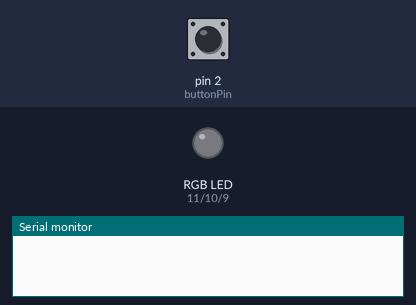
Recording of a sketch running on a simulated Arduino Uno, built with avr-gcc and run on an emulated ATmega328P. Parts: an RGB LED mixed from three pins (HIGH = lit), the last lines printed to the serial monitor. The inputs (shaded band) are chosen by the test bench; at power-on: pin 2 (buttonPin) LOW. Dim RGB values are drawn brighter than linear.

Above: at 1.2 s.
1.3 s: pin 2 (buttonPin) pulled HIGH for 0.15 s
At 2.2 s:
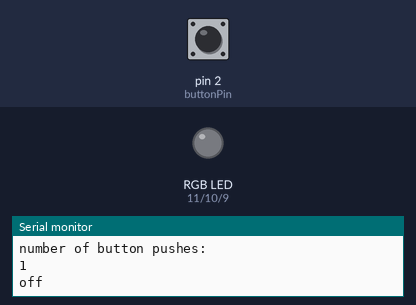
3.0 s: pin 2 (buttonPin) pulled HIGH for 3.2 s
At 3.21 s:
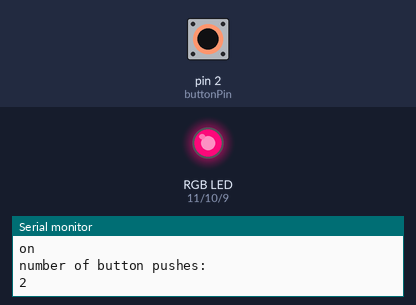
7.7 s: pin 2 (buttonPin) pulled HIGH for 1 s
At 7.91 s:
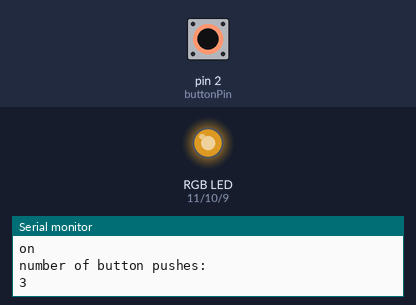
10.2 s: pin 2 (buttonPin) pulled HIGH for 3.2 s
At 11.07 s:
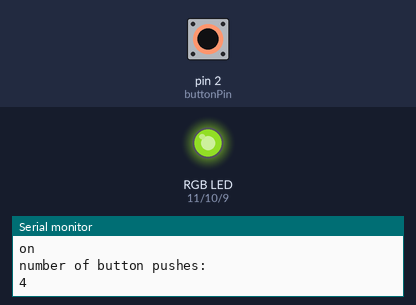
14.9 s: pin 2 (buttonPin) pulled HIGH for 3.2 s
At 15.11 s:
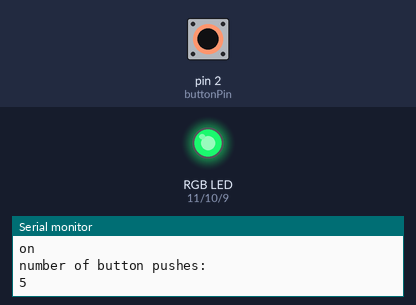
19.6 s: pin 2 (buttonPin) driven HIGH
At 19.81 s:
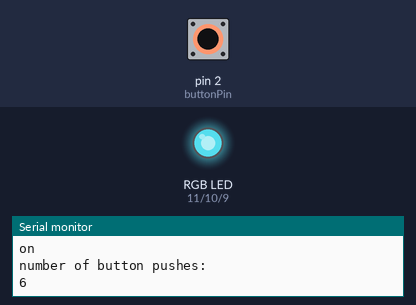
Timing chart, 0 to 25.7 s (numbered marks = the images above; inputs shaded):
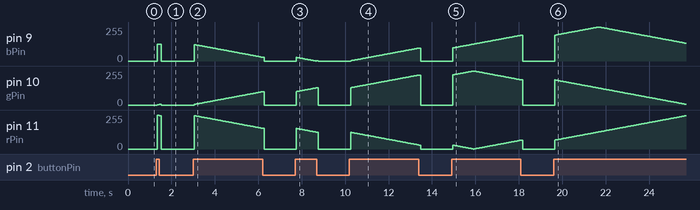

The sketch:

Fade.ino
```cpp
/*
 *  A2: Fade!
 *
 *  Uses buttons and resistors to limit the current flowing through LEDs, causing them to fade.
 *  Each time you press the button, it turns on the circuit.
 *
 *  Created 1/13/20
 *  by Gina Gross
 *  for HCDE 439
 *  Modified from code by Shahir Nasar
 *  "Simple RGB LED Light with Fade": https://create.arduino.cc/projecthub/SHAHIR_nasar/simple-rgb-led-light-with-fade-635bc2
 *  Modified from code by Muhammad Aqib
 *  "Arduino Button Tutorial Using Arduino DigitalRead Function": https://create.arduino.cc/projecthub/muhammad-aqib/arduino-button-tutorial-using-arduino-digitalread-function-08adb5
 *  Modified from example code StateChangeDetection
 */

// Initializing variables and constants

// constants won't change. They're used here to set pin numbers:
const int rPin = 11;                // the pin that the red LED is attached to
const int gPin = 10;                // " green LED
const int bPin = 9;                 // " blue LED
const int ledPins[] = {11, 10, 9};  // an array for the pin numbers of the LEDs
const int pinCount = 3;             // the number of pins (i.e. length of the array)
const int buttonPin = 2;            // the pin that the pushbutton is attached to

// variables will change:
int rVal = 254;             // variable to hold the red LED value
int gVal = 1;               // " green LED value
int bVal = 127;             // " blue LED value
int rDir = -1;              // starting direction for red to fade
int gDir = 1;               // " for green
int bDir = -1;              // " for blue
int buttonPushCounter = 0;  // counter for the number of button presses
int buttonState = 0;        // current state of the button
int lastButtonState = 0;    // previous state of the button

// setup code - this will run once
void setup() {
  pinMode(buttonPin, INPUT); // initialize the button pin as input

  // I'm using the for loop to initialize my LEDs as outputs. I know, I know, that's
  // practically cheating. But the fade I want to do works better with if statements,
  // and if all I have to do is include a for loop somewhere in this code, I would
  // rather do this than convert the fading to for loops (which I have tried, and I
  // like this result the best; I know it can be done with for loops but I'd rather not
  // try to convert it if I can implement a for loop elsewhere).

  for (int thisPin = 0; thisPin < pinCount; thisPin ++) {    // the array elements are numbered from 0 to (pinCount - 1)
    pinMode(ledPins[thisPin], OUTPUT);
  }
  Serial.begin(9600);       // initialize serial communication
}

// this code will run repeatedly:
void loop() {
  buttonState = digitalRead(buttonPin);   // read the pushbutton input pin

  // compare the buttonState to its previous state
  if (buttonState != lastButtonState) {
    // if the state has changed, increment the counter
    if (buttonState == HIGH) {
      // if the current state is HIGH then the button went from off to on:
      buttonPushCounter++;
      // Communicate to the serial monitor:
      Serial.println("on");
      Serial.println("number of button pushes: ");
      Serial.println(buttonPushCounter);
    } else {
      // if the current state is LOW then the button went from on to off:
      Serial.println("off");
    }
    // Delay a little bit to avoid bouncing
    delay(50);
  }
  // save the current state as the last state, for next time through the loop
  lastButtonState = buttonState;

  // when you push the button, start the colors fading on the LED
  if (buttonState == HIGH) {

    analogWrite(rPin, rVal);
    analogWrite(gPin, gVal);
    analogWrite(bPin, bVal);

    //change the values of the LEDs
    rVal = rVal + rDir;
    gVal = gVal + gDir;
    bVal = bVal + bDir;

    // for each color, change direction if you reached 0 or 255
    if (rVal >= 255 || rVal <= 0) {
      rDir = rDir * -1;
    }

    if (gVal >= 255 || gVal <= 0) {
      gDir = gDir * -1;
    }

    if (bVal >= 255 || bVal <= 0) {
      bDir = bDir * -1;
    }

    // slight delay so it doesn't rotate color too quickly
    delay(33);
  } else {
    digitalWrite(rPin, LOW);
    digitalWrite(gPin, LOW);
    digitalWrite(bPin, LOW);
  }
}
```

Measured:
- after the input at 1.3 s, pin 9 (bPin): 0/255 → 124/255 after 0.05 s, → 0/255 0.18 s later; pin 10 (gPin): 0/255 → 4/255 after 0.05 s, → 0/255 0.18 s later; pin 11 (rPin): 0/255 → 251/255 after 0.05 s, → 0/255 0.18 s later
- after the input at 3.0 s, pin 10 (gPin): rises from 0/255 to 100/255 in 3.1 s, then falls to 0/255 in 0.08 s
- after the input at 7.7 s, pin 10 (gPin): rises from 0/255 to 129/255 in 0.93 s, then falls to 0/255 in 0.08 s
- after the input at 10.2 s, pin 9 (bPin): rises from 0/255 to 97/255 in 3.1 s, then falls to 0/255 in 0.08 s; pin 10 (gPin): rises from 0/255 to 225/255 in 3.1 s, then falls to 0/255 in 0.08 s
- after the input at 14.9 s, pin 9 (bPin): rises from 0/255 to 193/255 in 3.1 s, then falls to 0/255 in 0.08 s; pin 10 (gPin): rises from 0/255 to 255/255 in 0.96 s, then falls to 0/255 in 2.3 s
- after the input at 19.6 s, pin 9 (bPin): rises from 0/255 to 255/255 in 2.0 s, then falls to 133/255 in 4.0 s; pin 11 (rPin): moves from 0/255 to 250/255 over 6.0 s, starting after 0.05 s
